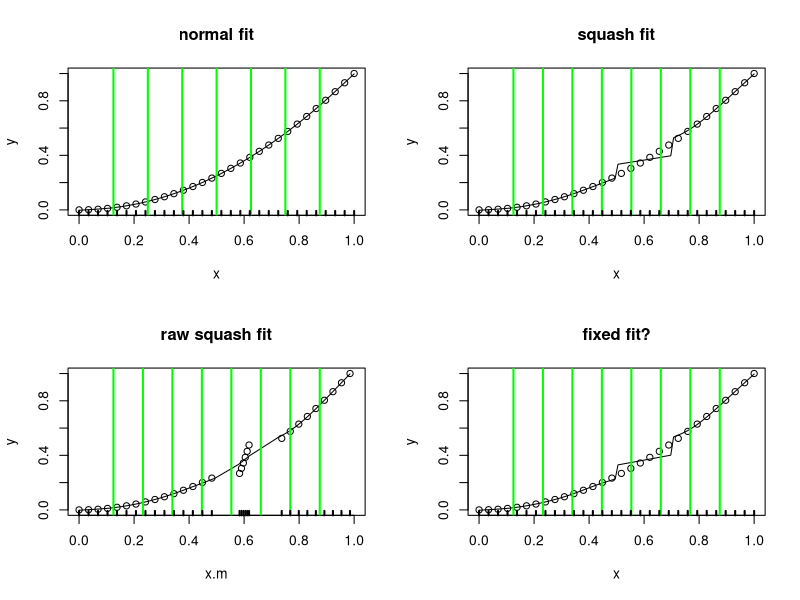

Generate this figure with R:
# integration experiment.

# uses the functions from section 3.2.1 of the Red Book
# data
#size<-c(1.42,1.58,1.78,1.99,1.99,1.99,2.13,2.13,2.13, 
#2.32,2.32,2.32,2.32,2.32,2.43,2.43,2.78,2.98,2.98) 
#y<-c(4.0,4.2,2.5,2.6,2.8,2.4,3.2,2.4,2.6,4.8,2.9, 
#3.8,3.0,2.7,3.1,3.3,3.0,2.8,1.7) 
#x<-size-min(size);x<-x/max(x) 


# different data
x<-seq(0,1,len=30)
y<-x^2



#R(x,z)forcubicsplineon[0,1]
rk<-function(x,z){
   ((z-0.5)^2-1/12)*((x-0.5)^2-1/12)/4- 
      ((abs(x-z)-0.5)^4-(abs(x-z)-0.5)^2/2+7/240)/24 
} 

spl.X<-function(x,xk){
   #set up model matrix for cubic penalized regression spline
   q<-length(xk)+2 #numberofparameters 
   n<-length(x) #numberofdata 
   X<-matrix(1,n,q)#initializedmodelmatrix 
   X[,2]<-x #setsecondcolumntox 
   X[,3:q]<-outer(x,xk,FUN=rk)#andremainingtoR(x,xk) 
   X 
} 

spl.S<-function(xk){ 
   # set up the penalized regression spline penalty matrix, 
   # given knot sequence xk 
   q<-length(xk)+2;S<-matrix(0,q,q) # initialize matrix to 0 
   S[3:q,3:q]<-outer(xk,xk,FUN=rk) # fill in non-zero part 
   S 
} 

# A simple matrix square root 
mat.sqrt<-function(S){
   d<-eigen(S,symmetric=TRUE) 
   rS<-d$vectors%*%diag(d$values^0.5)%*%t(d$vectors) 
} 

# functiont of it penalized regression spline to x,y data, 
# with knots xk,given smoothing parameter, lambda. 
prs.fit<-function(y,x,xk,lambda) {
   q<-length(xk)+2 #dimension of basis 
   n<-length(x) #number of data 
   # create augmented model matrix.... 
   Xa<-rbind(spl.X(x,xk),mat.sqrt(spl.S(xk))*sqrt(lambda)) 
   y[(n+1):(n+q)]<-0 #augment the data vector 
   lm(y~Xa-1)#fit and return penalized regression spline 
} 

xp<-seq(0,1,len=120) # xvaluesforprediction 
xk<-1:7/8 #choosesomeknots 
#xk<-c(unique(x),1.3)
mod.2<-prs.fit(y,x,xk,0.0001)# fitpen.reg.spline 
Xp<-spl.X(xp,xk)#matrixtomapparamstofittedvaluesatxp 

par(mfrow=c(2,2))
#plot data & spl.fit 
plot(x,y, main="normal fit")
lines(xp,Xp%*%coef(mod.2))
abline(v=xk,col="green",lwd=2)
rug(x,lwd=2)

#########################################################################

# now crazy things happen
# move around the values of x and xk
xk<-seq(1/8,7/8,len=8) #choose some knots 
xp<-seq(0,1,len=100) # xvaluesforprediction 

# function to do the squashing
squash<-function(x,lims,sq){
   # squash the points in x between lims[1] and lims[2] by a factor of sq

   x.ret<-c() # return vector

   x.tmp<-x[(x>=lims[1]) & (x<=lims[2])]
   x.tmp<-x.tmp-(lims[1]+lims[2])/2
   x.tmp<-x.tmp/sq[1]
   x.tmp<-x.tmp+(lims[1]+lims[2])/2
   
   x.ret<-c(x.ret,x.tmp)
   
   if(length(sq)>=2){
      for(i in 2:(length(sq))){
         x.tmp<-x[(x>lims[i]) & (x<=lims[i+1])]
         x.tmp<-x.tmp-(lims[i+1]+lims[i])/2
         x.tmp<-x.tmp/sq[i]
         x.tmp<-x.tmp+(lims[i+1]+lims[i])/2
   
         x.ret<-c(x.ret,x.tmp)
      }
   }
   return(x.ret)
}

lims<-c(0,0.5,0.7,1)
sq<-c(1,1/0.2,1/0.9)

x.m<-squash(x,lims,sq)
xp.m<-squash(xp,lims,sq)
#xk.m<-squash(xk,lims,sq)
xk.m<-xk


mod.2<-prs.fit(y,x.m,xk.m,0.0001)# fitpen.reg.spline 
Xp.move<-spl.X(xp.m,xk.m)#matrix to map params to fitted values at xp 

#plot data & spl.fit 
plot(x,y, main="squash fit",xlim=c(0,1))
lines(xp,Xp.move%*%coef(mod.2))
abline(v=xk.m,col="green",lwd=2)
rug(x,lwd=2)

# plot the raw fit without transform back
plot(x.m,y, main="raw squash fit",xlim=c(0,1))
lines(xp.m,Xp.move%*%coef(mod.2))
abline(v=xk.m,col="green",lwd=2)
rug(x.m,lwd=2)

#### fixing...

# 2nd differential of R
Rd<-function(x,z){1/12*(6*(z^2-z-abs(z-x)+(z-x)^2)+2)}
# product
RdRd<-function(x,xk1,xk2){Rd(x,xk1)*Rd(x,xk2)}

# function to integrate d^2/dx^2 R(x*_i,x*_j)
intR<-function(xk1,xk2,xk,xk.m,lims,sq){

   ilims<-squash(lims,lims,sq)
#   ilims<-lims 
   # return vector
   ret<-rep(0,length(sq))

   for(i in 1:length(sq)){
      ret[i]<-integrate(RdRd,lower=ilims[i],upper=ilims[i+1],
                        xk1=xk1,xk2=xk2)$value
      ret[i]<-ret[i]*sq[i]^-3
   }

   sum(ret)
}


spl.S<-function(xk,xk.m,lims,sq){ 
   # set up the penalized regression spline penalty matrix, 
   # given knot sequence xk 
   q<-length(xk)+2
   S<-matrix(0,q,q) # initialize matrix to 0 

   T<-matrix(0,q-2,q-2)

   for(i in 1:(q-2)){
      for(j in 1:(q-2)){
         # compute integral of d^2/dx^2 R(x*_i,x*_j)
         T[i,j]<-intR(xk.m[i],xk.m[j],xk,xk.m,lims,sq)
      }
   }
  
   # by symmetry 
   #T<-T+t(T)-diag(T)

   S[3:q,3:q]<-T # fill in non-zero part 
   S
} 


prs.fit<-function(y,x,xk,xk.m,lambda,lims,sq) {
   q<-length(xk.m)+2 #dimension of basis 
   n<-length(x) #number of data 
   # create augmented model matrix.... 
   Xa<-rbind(spl.X(x,xk.m),mat.sqrt(spl.S(xk,xk.m,lims,sq))*sqrt(lambda)) 
   y[(n+1):(n+q)]<-0 #augment the data vector 
   lm(y~Xa-1)#fit and return penalized regression spline 
} 

mod.2<-prs.fit(y,x.m,xk,xk.m,0.0001,lims,sq)# fitpen.reg.spline 
Xp.move<-spl.X(xp.m,xk.m)#matrix to map params to fitted values at xp 


#plot data & spl.fit 
plot(x,y, main="fixed fit?")
lines(xp,Xp.move%*%coef(mod.2))
abline(v=xk.m,col="green",lwd=2)
rug(x,lwd=2)



